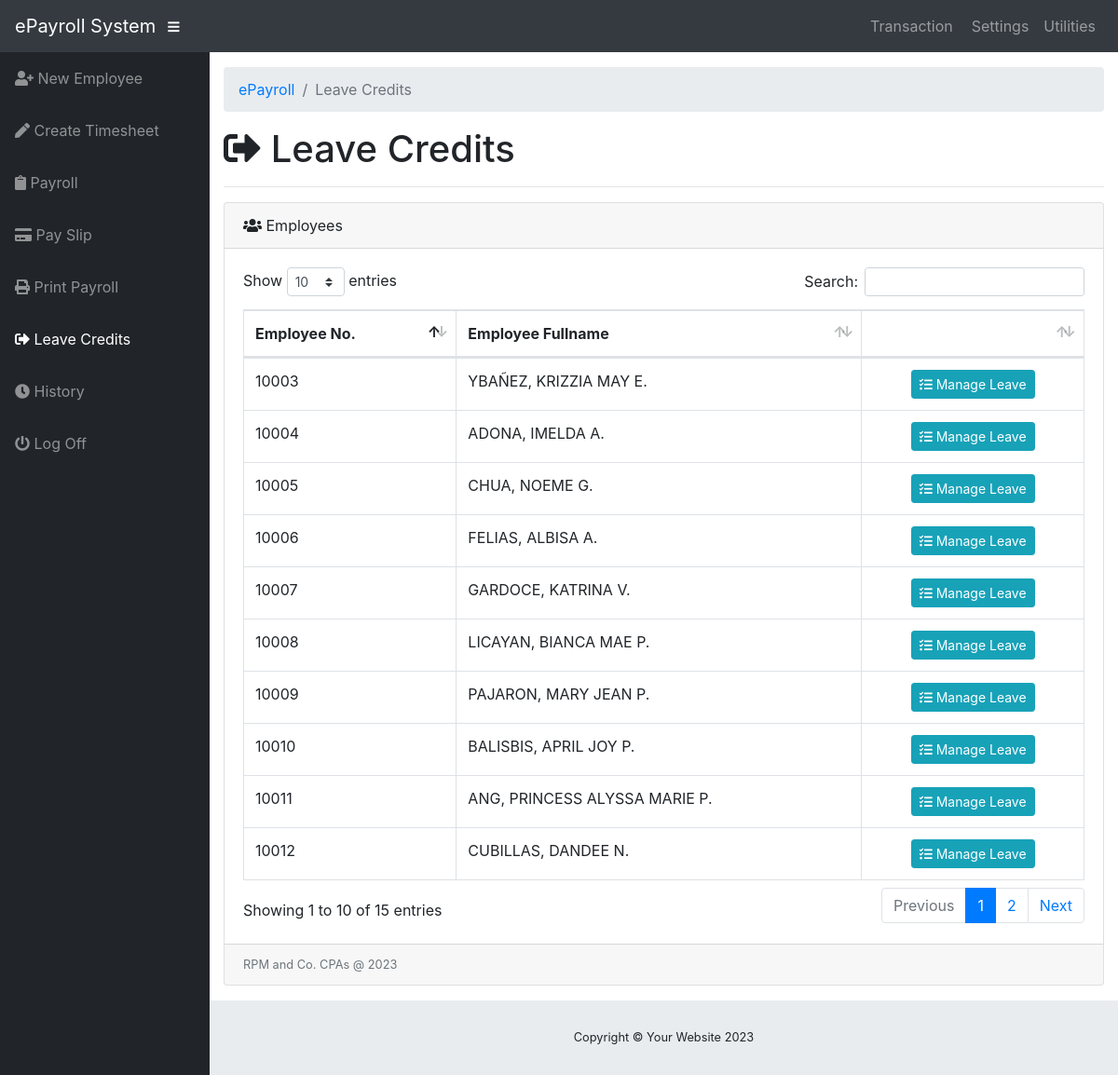
/pages/leave_credits.php (signed in), run on the app's committed database.
### tables this page shows
CREATE TABLE `tbl_employee` (
  `id` int(11) NOT NULL,
  `fname` varchar(50) DEFAULT NULL,
  `mi` varchar(50) DEFAULT NULL,
  `lname` varchar(50) DEFAULT NULL,
  `rate` double DEFAULT NULL,
  `bname` varchar(50) DEFAULT NULL,
  `no` int(10) DEFAULT NULL
);

### pages/leave_credits.php (the view, shortened to what this page needs)
<!DOCTYPE html>
<html lang="en">
<head>
  <?php
    require "../assets/assets.php";
  ?>
  <link rel="stylesheet" href="../css/payroll-style.css">
  <link rel="stylesheet" href="../rmdp/css/popelt.css">
</head>
<body id="page-top">
<?php
	require "../included/nav.php";
?>
  <div id="wrapper">
  	<?php
  		require '../included/sidebar_leavecredits.php';
  	?>
    <div id="content-wrapper">
      <div class="container-fluid">
        <ol class="breadcrumb">
          <li class="breadcrumb-item">
            <a href="dashboard.php">ePayroll</a>
          </li>
          <li class="breadcrumb-item active">Leave Credits</li>
        </ol>
        <h1><i class="fa fa-sign-out-alt"></i> Leave Credits</h1>
        <hr>
        <div id="dt_div" class="card mb-3">
          <div class="card-header">
            <i class="fas fa-users"></i>
            Employees</div>
          <div class="card-body">
            <div class="table-responsive">
              <table class="table table-bordered" id="dataTable" width="100%" cellspacing="0">
                <thead>
                  <tr>
                    <th>Employee No.</th>
                    <th>Employee Fullname</th>
                    <th></th>
                  </tr>
                </thead>
                <tbody>
                  <?php
                    require "../php/php_conn.php";
                    $sql = mysqli_query($conn, "SELECT e.no, e.fname, e.mi, e.lname, l.sick_leave, l.vacation_leave FROM tbl_employee AS e, tbl_leave_credits AS l WHERE e.no = l.no");
                    while($row = mysqli_fetch_array($sql)){
                    ?>
                    <tr>
                      <td><?php echo $row["no"]; ?></td>
                      <td><?php echo utf8_encode($row["lname"].", ".$row["fname"]." ".($row["mi"] != "" ? $row["mi"]."." : "")); ?></td>
                      <td><center><button class="btn btn-sm btn-info" id="<?php echo $row["sick_leave"].",".$row["vacation_leave"].",".$row["no"]; ?>" data-toggle="modal" onclick="view_leave_credits(this.id)"><i class="fa fa-tasks"></i> Manage Leave</button></center></td>
                    </tr>
                    <?php
                    }
                    ?>
                </tbody>
              </table>
            </div>
          </div>
          <div class="card-footer small text-muted">RPM and Co. CPAs @ <?php echo date("Y");?></div>
        </div>
      </div>
      <footer class="sticky-footer">
        <div class="container my-auto">
          <div class="copyright text-center my-auto">
            <span>Copyright © Your Website <?php echo date("Y");?></span>
          </div>
        </div>
      </footer>
    </div>
  </div>
</body>
</html>

### data on the page
tbl_employee: no "10004", lname+fname+mi "ADONA, IMELDA A."
tbl_employee: no "10006", lname+fname+mi "FELIAS, ALBISA A."
tbl_employee: no "10005", lname+fname+mi "CHUA, NOEME G."
tbl_employee: no "10009", lname+fname+mi "PAJARON, MARY JEAN P."
tbl_employee: no "10011", lname+fname+mi "ANG, PRINCESS ALYSSA MARIE P."
tbl_employee: no "10012", lname+fname+mi "CUBILLAS, DANDEE N."
tbl_employee: no "10010", lname+fname+mi "BALISBIS, APRIL JOY P."
tbl_employee: no "10003", lname+fname+mi "YBAÑEZ, KRIZZIA MAY E."
tbl_employee: no "10008", lname+fname+mi "LICAYAN, BIANCA MAE P."
tbl_employee: no "10007", lname+fname+mi "GARDOCE, KATRINA V."
